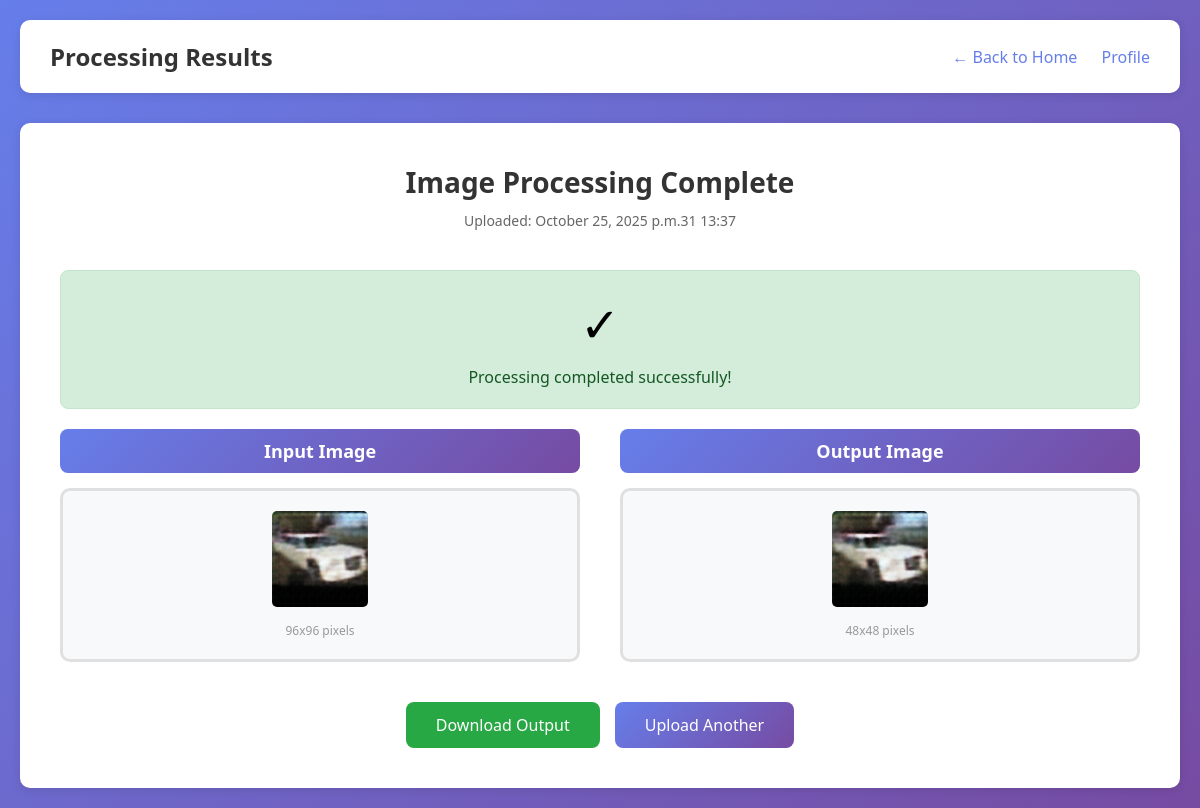
/results/24/ (signed in), run on the app's committed database.
### account/models.py (models this page shows, shortened)
class ImageUpload(models.Model):
    user = models.ForeignKey(CustomUser, on_delete=models.CASCADE, related_name='images')
    input_image = models.ImageField(upload_to='uploads/input/')
    output_image = models.ImageField(upload_to='uploads/output/', null=True, blank=True)
    uploaded_at = models.DateTimeField(auto_now_add=True)
    processed = models.BooleanField(default=False)
    class Meta:
        ordering = ['-uploaded_at']
        verbose_name = 'Image Upload'
        verbose_name_plural = 'Image Uploads'

### account/views.py (the view)
# urls.py: path('results/<int:pk>/', results_view, name='results'),
@login_required
def results_view(request, pk):
    logger.info(f"RESULTS view called for upload ID: {pk}")
    session_time_remaining = get_session_info(request)
    image_upload = get_object_or_404(ImageUpload, pk=pk, user=request.user)
    logger.info(f"Image upload found - Processed: {image_upload.processed}")
    return render(request, 'account/results.html', {
        'image_upload': image_upload,
        'session_time_remaining': session_time_remaining
    })

### account/views.py (called while the page is built)
def get_session_info(request):
    try:
        expiry_age = request.session.get_expiry_age()
        return max(0, int(expiry_age))
    except:
        return settings.SESSION_COOKIE_AGE

### templates/account/results.html (shortened to what this page needs)
<!DOCTYPE html>
<html lang="en">
<head>
</head>
<body>
    <div class="container">
        <div class="header">
            <h2>Processing Results</h2>
            <div class="nav-links">
                <a href="{% url 'account:home' %}">← Back to Home</a>
                <a href="{% url 'account:profile' %}">Profile</a>
            </div>
        </div>
        <div class="results-container">
            <div class="results-header">
                <h3>Image Processing Complete</h3>
                <div class="upload-info">
                    Uploaded: {{ image_upload.uploaded_at|date:"F d, Y at H:i" }}
                </div>
            </div>
            {% if image_upload.processed %}
            <div class="processing-status success">
                <div class="status-icon">✓</div>
                <div class="status-text success">Processing completed successfully!</div>
            </div>
            <div class="comparison">
                <div class="image-box">
                    <div class="image-label">Input Image</div>
                    <div class="image-wrapper">
                        <img src="{{ image_upload.input_image.url }}" alt="Input Image" class="result-image">
                        <div class="image-dimensions">96x96 pixels</div>
                    </div>
                </div>
                <div class="image-box">
                    <div class="image-label">Output Image</div>
                    <div class="image-wrapper">
                        <img src="{{ image_upload.output_image.url }}" alt="Output Image" class="result-image">
                        <div class="image-dimensions">48x48 pixels</div>
                    </div>
                </div>
            </div>
            <div class="action-buttons">
                <a href="{{ image_upload.output_image.url }}" download class="btn btn-success">
                    Download Output
                </a>
                <a href="{% url 'account:home' %}" class="btn btn-primary">
                    Upload Another
                </a>
            </div>
            {% endif %}
        </div>
    </div>
</body>
</html>

### templates/account/results.html (style rules this page uses)
* { margin: 0; padding: 0; box-sizing: border-box; }
body { font-family: 'Segoe UI', Tahoma, Geneva, Verdana, sans-serif; background: linear-gradient(135deg, #667eea 0%, #764ba2 100%); min-height: 100vh; padding: 20px; }
.container { max-width: 1200px; margin: 0 auto; }
.header { background: white; padding: 20px 30px; border-radius: 10px; box-shadow: 0 2px 10px rgba(0,0,0,0.1); display: flex; justify-content: space-between; align-items: center; margin-bottom: 30px; }
.header h2 { color: #333; font-size: 24px; }
.nav-links a { text-decoration: none; color: #667eea; font-weight: 500; margin-left: 20px; transition: color 0.3s; }
.results-container { background: white; padding: 40px; border-radius: 10px; box-shadow: 0 2px 10px rgba(0,0,0,0.1); }
.results-header { text-align: center; margin-bottom: 40px; }
.results-header h3 { color: #333; font-size: 28px; margin-bottom: 10px; }
.upload-info { color: #666; font-size: 14px; }
.comparison { display: grid; grid-template-columns: 1fr 1fr; gap: 40px; margin-bottom: 40px; }
.image-box { text-align: center; }
.image-label { font-size: 18px; font-weight: 600; color: #333; margin-bottom: 15px; padding: 10px; background: linear-gradient(135deg, #667eea 0%, #764ba2 100%); color: white; border-radius: 8px; }
.image-wrapper { background: #f8f9fa; padding: 20px; border-radius: 10px; border: 3px solid #e0e0e0; transition: all 0.3s; }
.result-image { max-width: 100%; height: auto; border-radius: 5px; image-rendering: pixelated; image-rendering: -moz-crisp-edges; image-rendering: crisp-edges; }
.image-dimensions { margin-top: 10px; font-size: 12px; color: #999; }
.action-buttons { display: flex; justify-content: center; gap: 15px; margin-top: 30px; }
.btn { padding: 12px 30px; border: none; border-radius: 8px; font-size: 16px; font-weight: 500; cursor: pointer; text-decoration: none; display: inline-block; transition: all 0.3s; }
.btn-primary { background: linear-gradient(135deg, #667eea 0%, #764ba2 100%); color: white; }
.btn-success { background: #28a745; color: white; }
.processing-status { text-align: center; padding: 20px; background: #fff3cd; border-radius: 8px; margin-bottom: 20px; border: 1px solid #ffeaa7; }
.processing-status.success { background: #d4edda; border-color: #c3e6cb; }
.status-icon { font-size: 48px; margin-bottom: 10px; }
.status-text { color: #856404; font-size: 16px; }
.status-text.success { color: #155724; }

### data on the page
ImageUpload: uploaded_at "October 25, 2025 p.m.31 13:37", input_image (picture), output_image (picture)
